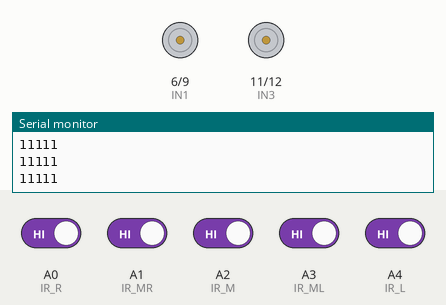
The sketch below on a simulated Arduino Uno, built with avr-gcc and run on an emulated ATmega328P. Shown: motor-driver pin pairs drawn as motors (green arrow = first pin HIGH = forward, orange = second pin HIGH = backward, longer = more drive, scaled by the enable pin), the last lines printed to the serial monitor. The test bench sets the inputs (shaded band); at power-on: A0 (IR_R), A1 (IR_MR), A2 (IR_M), A3 (IR_ML), A4 (IR_L) HIGH.

Above: at 1.2 s.
1.3 s: A0 (IR_R) driven LOW
At 2.3 s:
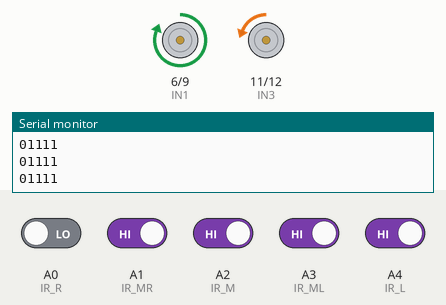
2.8 s: A1 (IR_MR) driven LOW
At 3.5 s:
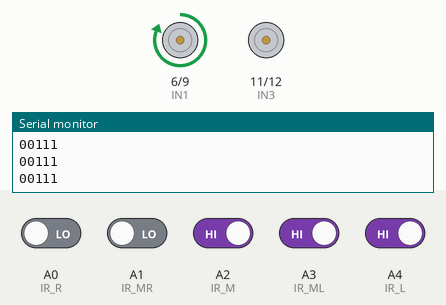
4.3 s: A3 (IR_ML) driven LOW
At 4.6 s:
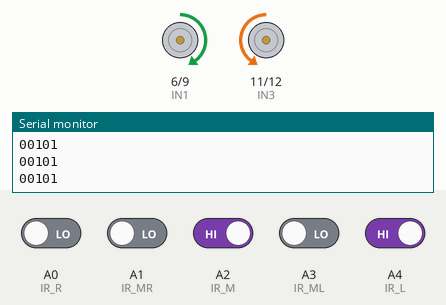
5.8 s: A3 (IR_ML) driven HIGH
At 6.9 s:
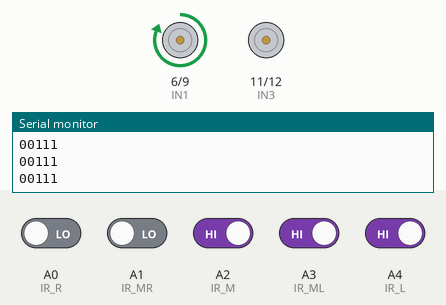
7.3 s: A1 (IR_MR) driven HIGH
At 8.1 s:
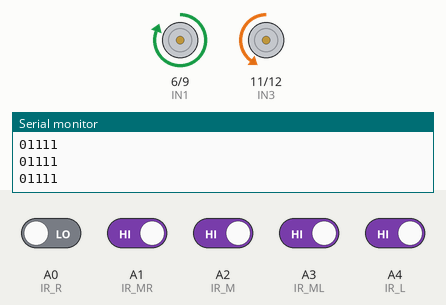
8.8 s: A4 (IR_L) driven LOW
At 9.4 s:
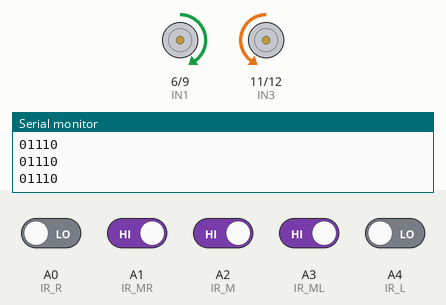
Timing chart, 0 to 11.3 s (numbered marks = the images above; inputs shaded):
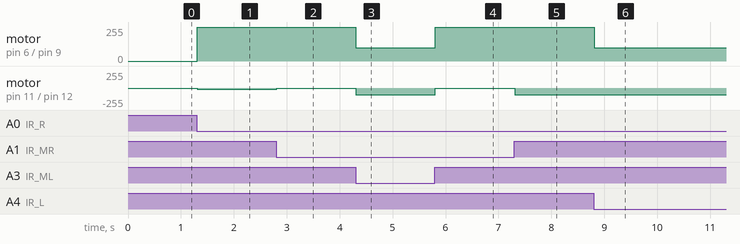

The sketch:

line_follower.ino
```cpp
#define IR_R A0
#define IR_MR A1
#define IR_M A2
#define IR_ML A3
#define IR_L A4

#include <math.h>
#include <Adafruit_MotorShield.h>
#include <stdio.h>

// Motor A
const int ENA = 5;   // PWM
const int IN1 = 6;
const int IN2 = 9;

// Motor B
const int ENB = 10;  // PWM
const int IN3 = 11;
const int IN4 = 12;

void setup() {
  pinMode(ENA, OUTPUT);
  pinMode(IN1, OUTPUT);
  pinMode(IN2, OUTPUT);

  pinMode(ENB, OUTPUT);
  pinMode(IN3, OUTPUT);
  pinMode(IN4, OUTPUT);

  stopMotors();

  pinMode(IR_R, INPUT);
  pinMode(IR_MR, INPUT);
  pinMode(IR_M, INPUT);
  pinMode(IR_ML, INPUT);
  pinMode(IR_L, INPUT);

  Serial.begin(9600);
}

void loop() {
  bool r, mr, m, ml, l;
  r = digitalRead(IR_R);
  mr = digitalRead(IR_MR);
  m = digitalRead(IR_M);
  ml = digitalRead(IR_ML);
  l = digitalRead(IR_L);

  Serial.print(r);
  Serial.print(mr);
  Serial.print(m);
  Serial.print(ml);
  Serial.println(l);

  if(!r && !mr && !m && !ml && !l){
    stopMotors();
  }
  else if(r && mr && m && ml && l){
    stopMotors();
  }
  else if(!r && mr && ml && !l){ //forward
    motorA(100);
    motorB(100);
  }
  else if(!r && mr && ml && l){ //left
    motorA(255);
    motorB(20);
  }
  else if(!r && !mr && ml && l){ //sharp left
    motorA(255);
    motorB(0);
  }
  else if(r && ml && !l){ //right
    motorA(20);
    motorB(255);
  }
  else if(r && !ml && !l){ //sharp right
    motorA(0);
    motorB(255);
  }
  else{
    motorA(100);
    motorB(100);
  }
}

void motorA(int speed) {
  if (speed > 0) {
    digitalWrite(IN1, HIGH);
    digitalWrite(IN2, LOW);
    analogWrite(ENA, speed);
  }
  else if (speed < 0) {
    digitalWrite(IN1, LOW);
    digitalWrite(IN2, HIGH);
    analogWrite(ENA, -speed);
  }
  else {
    analogWrite(ENA, 0);
  }
}

void motorB(int speed) {
  if (speed > 0) {
    digitalWrite(IN3, LOW);
    digitalWrite(IN4, HIGH);
    analogWrite(ENB, speed);
  }
  else if (speed < 0) {
    digitalWrite(IN3, HIGH);
    digitalWrite(IN4, LOW);
    analogWrite(ENB, -speed);
  }
  else {
    analogWrite(ENB, 0);
  }
}

void stopMotors() {
  analogWrite(ENA, 0);
  analogWrite(ENB, 0);

  digitalWrite(IN1, LOW);
  digitalWrite(IN2, LOW);
  digitalWrite(IN3, LOW);
  digitalWrite(IN4, LOW);
}
```

Measured:
- after the input at 1.3 s, motor on pin 6 (IN1) / pin 9 (IN2): stopped → forward 255/255 at once; motor on pin 11 (IN3) / pin 12 (IN4): stopped → backward 20/255 at once
- after the input at 2.8 s, motor on pin 11 (IN3) / pin 12 (IN4): backward 20/255 → stopped at once
- after the input at 4.3 s, motor on pin 6 (IN1) / pin 9 (IN2): forward 255/255 → forward 100/255 at once; motor on pin 11 (IN3) / pin 12 (IN4): stopped → backward 100/255 at once
- after the input at 5.8 s, motor on pin 6 (IN1) / pin 9 (IN2): forward 100/255 → forward 255/255 at once; motor on pin 11 (IN3) / pin 12 (IN4): backward 100/255 → stopped at once
- after the input at 7.3 s, motor on pin 11 (IN3) / pin 12 (IN4): stopped → backward 100/255 at once
- after the input at 8.8 s, motor on pin 6 (IN1) / pin 9 (IN2): forward 255/255 → forward 100/255 at once
